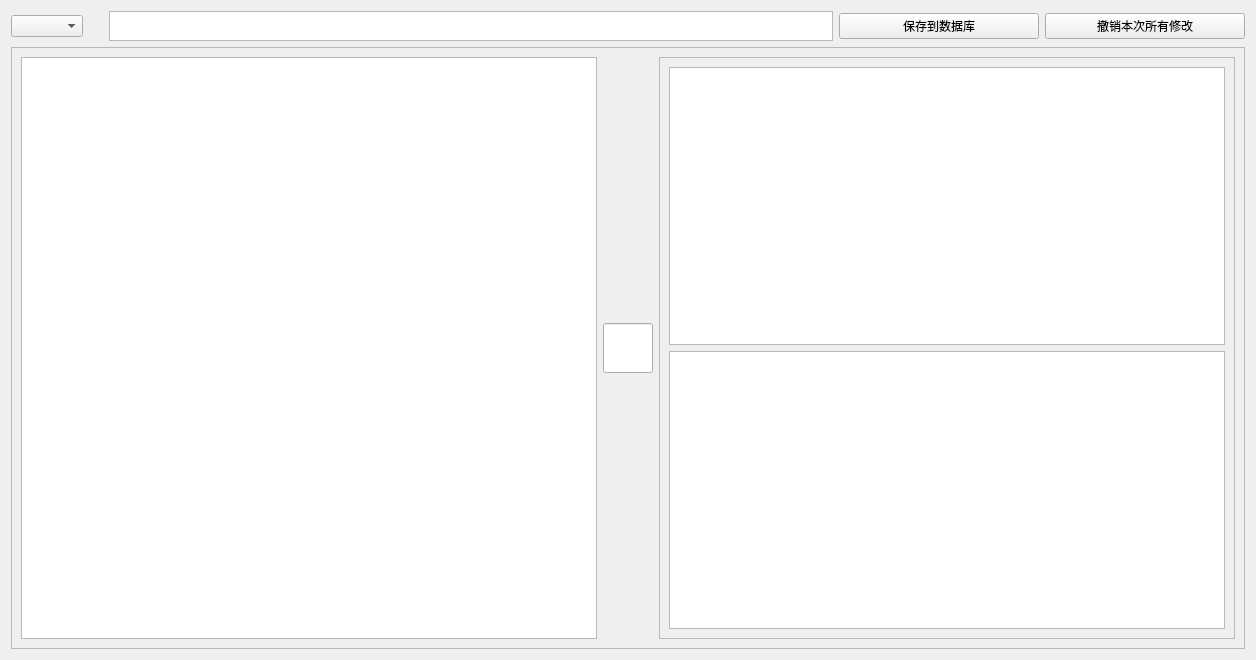
<?xml version="1.0" encoding="UTF-8"?>
<ui version="4.0">
 <class>DataTableViewer1</class>
 <widget class="QWidget" name="DataTableViewer1">
  <property name="geometry">
   <rect>
    <x>0</x>
    <y>0</y>
    <width>1256</width>
    <height>660</height>
   </rect>
  </property>
  <property name="windowTitle">
   <string>Form</string>
  </property>
  <layout class="QGridLayout" name="gridLayout_2">
   <item row="0" column="0">
    <layout class="QHBoxLayout" name="horizontalLayout_2">
     <item>
      <widget class="QComboBox" name="diseaseBox">
       <property name="sizePolicy">
        <sizepolicy hsizetype="Minimum" vsizetype="Fixed">
         <horstretch>0</horstretch>
         <verstretch>0</verstretch>
        </sizepolicy>
       </property>
      </widget>
     </item>
     <item>
      <spacer name="horizontalSpacer">
       <property name="orientation">
        <enum>Qt::Horizontal</enum>
       </property>
       <property name="sizeType">
        <enum>QSizePolicy::Fixed</enum>
       </property>
       <property name="sizeHint" stdset="0">
        <size>
         <width>20</width>
         <height>20</height>
        </size>
       </property>
      </spacer>
     </item>
     <item>
      <widget class="QPlainTextEdit" name="searchBox">
       <property name="sizePolicy">
        <sizepolicy hsizetype="Expanding" vsizetype="Fixed">
         <horstretch>0</horstretch>
         <verstretch>0</verstretch>
        </sizepolicy>
       </property>
       <property name="minimumSize">
        <size>
         <width>0</width>
         <height>0</height>
        </size>
       </property>
       <property name="maximumSize">
        <size>
         <width>16777215</width>
         <height>30</height>
        </size>
       </property>
      </widget>
     </item>
     <item>
      <widget class="QPushButton" name="saveButton">
       <property name="sizePolicy">
        <sizepolicy hsizetype="Expanding" vsizetype="Fixed">
         <horstretch>0</horstretch>
         <verstretch>0</verstretch>
        </sizepolicy>
       </property>
       <property name="maximumSize">
        <size>
         <width>200</width>
         <height>16777215</height>
        </size>
       </property>
       <property name="text">
        <string>保存到数据库</string>
       </property>
      </widget>
     </item>
     <item>
      <widget class="QPushButton" name="revertButton">
       <property name="sizePolicy">
        <sizepolicy hsizetype="Expanding" vsizetype="Fixed">
         <horstretch>0</horstretch>
         <verstretch>0</verstretch>
        </sizepolicy>
       </property>
       <property name="maximumSize">
        <size>
         <width>200</width>
         <height>16777215</height>
        </size>
       </property>
       <property name="text">
        <string>撤销本次所有修改</string>
       </property>
      </widget>
     </item>
    </layout>
   </item>
   <item row="1" column="0">
    <widget class="QFrame" name="frame">
     <property name="frameShape">
      <enum>QFrame::StyledPanel</enum>
     </property>
     <property name="frameShadow">
      <enum>QFrame::Raised</enum>
     </property>
     <layout class="QHBoxLayout" name="horizontalLayout">
      <item>
       <widget class="QTableView" name="tableView"/>
      </item>
      <item>
       <widget class="QLineEdit" name="lineEdit">
        <property name="sizePolicy">
         <sizepolicy hsizetype="Fixed" vsizetype="Fixed">
          <horstretch>0</horstretch>
          <verstretch>0</verstretch>
         </sizepolicy>
        </property>
        <property name="maximumSize">
         <size>
          <width>50</width>
          <height>50</height>
         </size>
        </property>
       </widget>
      </item>
      <item>
       <widget class="QFrame" name="frame_2">
        <property name="frameShape">
         <enum>QFrame::StyledPanel</enum>
        </property>
        <property name="frameShadow">
         <enum>QFrame::Raised</enum>
        </property>
        <layout class="QVBoxLayout" name="verticalLayout">
         <item>
          <widget class="QTableView" name="tableView_2"/>
         </item>
         <item>
          <widget class="QTableView" name="tableView_3"/>
         </item>
        </layout>
       </widget>
      </item>
     </layout>
    </widget>
   </item>
  </layout>
 </widget>
 <resources/>
 <connections/>
</ui>
